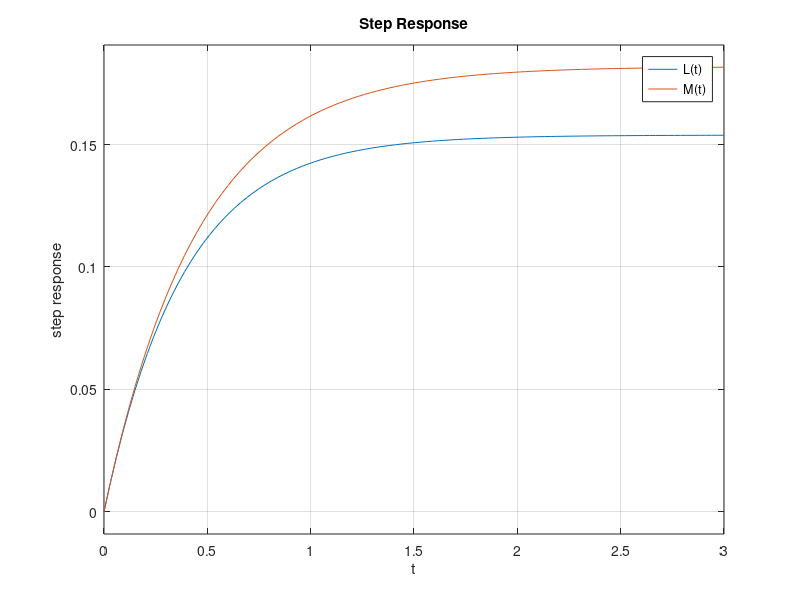

Source code (MATLAB): (Note: this script raises an error after producing the figure.)
clear all; close all; clc;

%%%%%%%%%%%%%%%%% HW2_Q2 %%%%%%%%%%%%%%%%

%%%                                
kt = 1; kb = 5; f = 0.2; J = 1; ra = 2;
km = 0.8; ka = 1;
%%%%%%%%%%%%%%%%%%%%%%%%%%%%%%%%%%%%%%%%
s = zpk('s');
Ls = (ka*km/ra*J) / (s+(ra*f+kb*km)/(ra*J))
Ms = Ls / (1+kt*Ls)
step(Ms,Ls)
legend('L(t)','M(t)');
xlabel('t');
ylabel('step response');
grid on;
%%%%%%%%%%%%%%%%%%%%%%%%%%%%%%%%%%%%%%%%
syms Ls Ms
ilaplace(Ls)
ilaplace(Ms)

